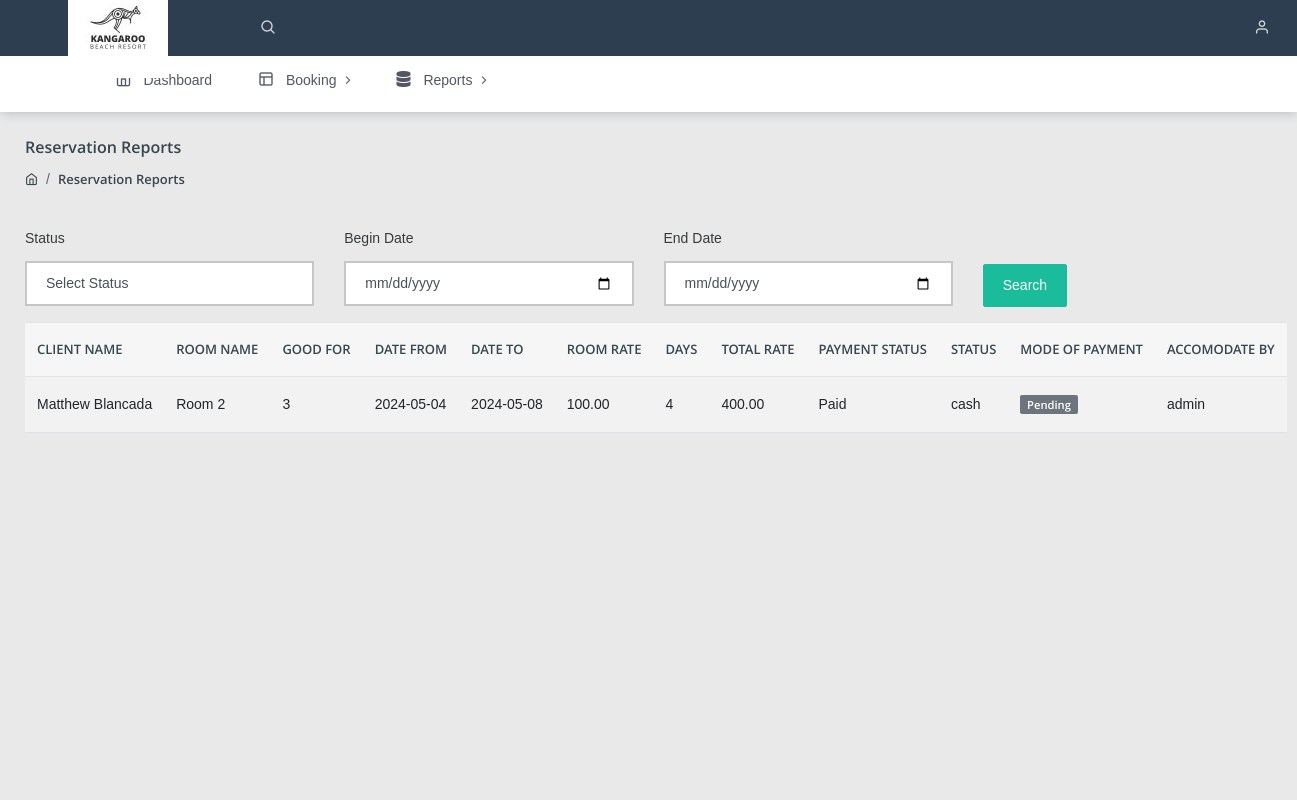
The app's page /clients/reservationreports.php (signed in) with its own data.
### tables this page shows
CREATE TABLE IF NOT EXISTS `reservation` (
  `id` int NOT NULL AUTO_INCREMENT,
  `reference` text NOT NULL,
  `tdate` text NOT NULL,
  `client_id` int NOT NULL,
  `room_id` int NOT NULL,
  `start_date` date NOT NULL,
  `checkout_date` date NOT NULL,
  `time` time DEFAULT NULL,
  `totalPay` decimal(20,6) DEFAULT NULL,
  `status` int NOT NULL DEFAULT '0',
  `mop` varchar(50) DEFAULT NULL,
  `paid` int DEFAULT '0',
  `user_id` int DEFAULT NULL,
  PRIMARY KEY (`id`)
);

CREATE TABLE IF NOT EXISTS `clients` (
  `id` bigint NOT NULL AUTO_INCREMENT,
  `client_name` varchar(255) NOT NULL,
  `email` varchar(50) DEFAULT NULL,
  `address` varchar(255) NOT NULL,
  `contact_number` varchar(11) NOT NULL,
  `user_id` int DEFAULT NULL,
  `active` int NOT NULL DEFAULT '1',
  PRIMARY KEY (`id`)
);

CREATE TABLE IF NOT EXISTS `rooms` (
  `id` bigint NOT NULL AUTO_INCREMENT,
  `room_name` varchar(255) NOT NULL,
  `good_for` int NOT NULL DEFAULT '0',
  `Image` text NOT NULL,
  `details` text NOT NULL,
  `Bedroom` int NOT NULL DEFAULT '0',
  `Baths` int NOT NULL DEFAULT '0',
  `floor_area` int NOT NULL DEFAULT '0',
  `Rate` decimal(20,6) NOT NULL DEFAULT '0.000000',
  `active` int DEFAULT '1',
  PRIMARY KEY (`id`)
);

CREATE TABLE IF NOT EXISTS `users` (
  `id` bigint NOT NULL AUTO_INCREMENT,
  `username` varchar(255) NOT NULL,
  `password` varchar(255) NOT NULL,
  `role` tinyint NOT NULL DEFAULT '0',
  `active` tinyint NOT NULL DEFAULT '1',
  PRIMARY KEY (`id`)
);

### clients/reservationreports.php (the view, shortened to what this page needs)
<?php include('../include/client_session.php'); ?>
<!DOCTYPE html>
<html lang="en">
<head>
    <link rel="stylesheet" href="https://cdnjs.cloudflare.com/ajax/libs/twitter-bootstrap/5.3.0/css/bootstrap.min.css">
    <link rel="stylesheet" href="https://cdn.datatables.net/2.0.5/css/dataTables.bootstrap5.css">
    <link rel="stylesheet" href="../assets/css/style.css">
</head>
<body class="">
	<?php include('../include/navbar.php') ?>
	<?php include('../include/header.php') ?>
<div class="pcoded-main-container">
    <div class="pcoded-content">
        <div class="page-header">
            <div class="page-block">
                <div class="row align-items-center">
                    <div class="col-md-12">
                        <div class="page-header-title">
                            <h5 class="m-b-10">Reservation Reports</h5>
                        </div>
                        <ul class="breadcrumb">
                            <li class="breadcrumb-item"><a href="/"><i class="feather icon-home"></i></a></li>
                            <li class="breadcrumb-item"><a href="acceptedreservation.php">Reservation Reports</a></li>
                        </ul>
                    </div>
                </div>
            </div>
        </div>
        <form method="GET">
        <div class="row">
            <div class="col-md-3">
                <div class="form-group">
					<label for="recipient-name" class="col-form-label">Status</label>
					<select name="status" class="form-control" id="">
                        <option selected value="all">Select Status</option>
                    </select>
				</div>
            </div>
            <div class="col-md-3">
                <div class="form-group">
					<label for="recipient-name" class="col-form-label">Begin Date</label>
					<input type="date" name="bdate" class="form-control">
				</div>
            </div>
            <div class="col-md-3">
                <div class="form-group">
					<label for="recipient-name" class="col-form-label">End Date</label>
					<input type="date" name="edate" class="form-control">
				</div>
            </div>
            <div class="col-md-3 mt-5">
                <input type="submit" class="btn btn-primary" value="Search">
            </div>
        </div>
        </form>
            <table id="example" class="table table-striped" style="width:100%">
                <thead>
                    <tr>
                        <th>Client Name</th>
                        <th>Room Name</th>
                        <th>Good For</th>
                        <th>Date From</th>
                        <th>Date To</th>
                        <th>Room Rate</th>
                        <th>Days</th>
                        <th>Total Rate</th>
                        <th>Payment Status</th>
                        <th>Status</th>
                        <th>Mode of Payment</th>
                        <th>Accomodate By</th>
                    </tr>
                </thead>
                <tbody>
                    <?php
                    $client_id = $_SESSION['client_id'];
                    $addSql = "";
                    $query = mysqli_query($con, "SELECT reservation.id as Id, clients.client_name, rooms.room_name,
                    rooms.Rate, DATEDIFF(checkout_date, start_date) as totalDays, users.username, reservation.mop,
                    rooms.good_for, start_date as start, checkout_date as END, reservation.totalPay, status as status1,
                    (SELECT CASE WHEN reservation.status = 0 THEN 'Pending' WHEN reservation.status = 1 THEN 'Accepted'
                    ELSE 'Decline' END) as status, (SELECT CASE WHEN reservation.paid = 0 THEN 'Not Paid' ELSE 'Paid' END) as paidStatus
                    FROM reservation INNER JOIN rooms ON rooms.id=reservation.room_id
    INNER JOIN clients ON clients.id=reservation.client_id
    LEFT JOIN users ON users.id=reservation.user_id
    WHERE 1=1 AND reservation.client_id = '$client_id' $addSql");
                    while($row= mysqli_fetch_array($query)){
                    ?>
                    <tr>
                        <td><?php echo $row['client_name']; ?></td>
                        <td><?php echo $row['room_name']; ?></td>
                        <td><?php echo $row['good_for']; ?></td>
                        <td><?php echo $row['start']; ?></td>
                        <td><?php echo $row['END']; ?></td>
                        <td><?php echo number_format($row['Rate'], 2); ?></td>
                        <td><?php echo $row['totalDays']; ?></td>
                        <td><?php echo number_format($row['totalPay'], 2); ?></td>
                        <td><?php echo $row['paidStatus']; ?></td>
                        <td><?php echo $row['mop']; ?></td>
                        <td><span class="badge badge-<?php
                        if($row['status1'] == 1) { echo 'primary'; }
                        else if($row['status1'] == 0) {echo 'secondary';}
                        else { echo 'danger'; } ?>"><?php echo $row['status']; ?></span></td>
                        <td><?php echo $row['username']; ?></td>
                    </tr>
                    <?php  } ?>
                </tbody>
            </table>
    </div>
</div>
</body>
</html>

### records on screen
reservation: client.client_name "Matthew Blancada", room.room_name "Room 2", room.good_for "3", start_date "2024-05-04", checkout_date "2024-05-08", room.Rate "100.00", totalDays "4", totalPay "400.00", paidStatus "Paid", mop "cash", status "Pending", user.username "admin"
